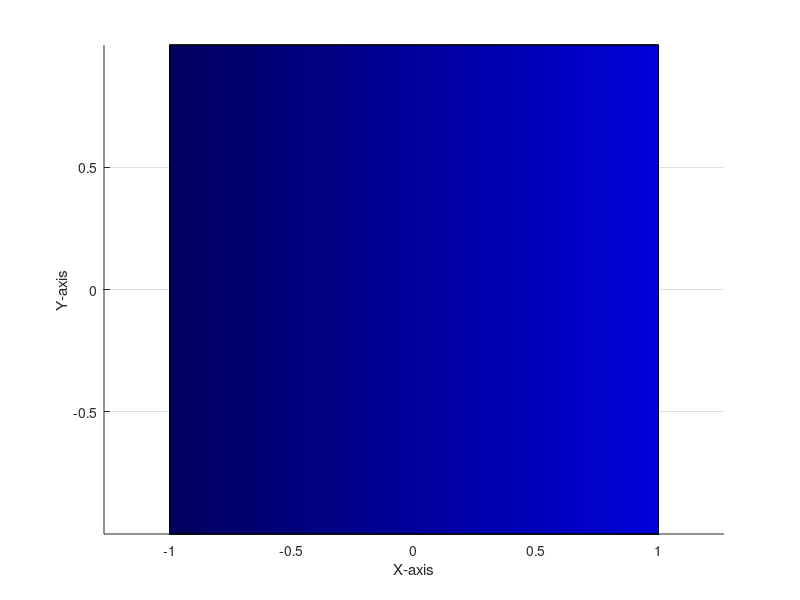

The MATLAB script that drew this image:
% Definir os vértices do paralelepípedo
paralelepipedo_points = [
    -1 -1 -1;   % Vértice 1
     1 -1 -1;   % Vértice 2
     1  1 -1;   % Vértice 3
    -1  1 -1;   % Vértice 4
    -1 -1  1;   % Vértice 5
     1 -1  1;   % Vértice 6
     1  1  1;   % Vértice 7
    -1  1  1;   % Vértice 8
];

% Definir as faces do paralelepípedo
paralelepipedo_faces = [
    1 2 3 4;   % Base inferior
    5 6 7 8;   % Base superior
    1 2 6 5;   % Lado 1
    2 3 7 6;   % Lado 2
    3 4 8 7;   % Lado 3
    4 1 5 8;   % Lado 4
];

% Criar figura
figure;

% Desenhar o paralelepípedo usando a função patch
paralelepipedo = patch('Vertices', paralelepipedo_points, 'Faces', paralelepipedo_faces, 'FaceColor', 'b', 'FaceAlpha', 0.7);

% Configurar propriedades do eixo
axis equal;
grid on;
xlabel('X-axis');
ylabel('Y-axis');
zlabel('Z-axis');

% Adicionar iluminação para melhor visualização
light;
lighting gouraud;

% Exibir o resultado
disp('Diamante (paralelepípedo com pirâmide truncada) desenhado.');